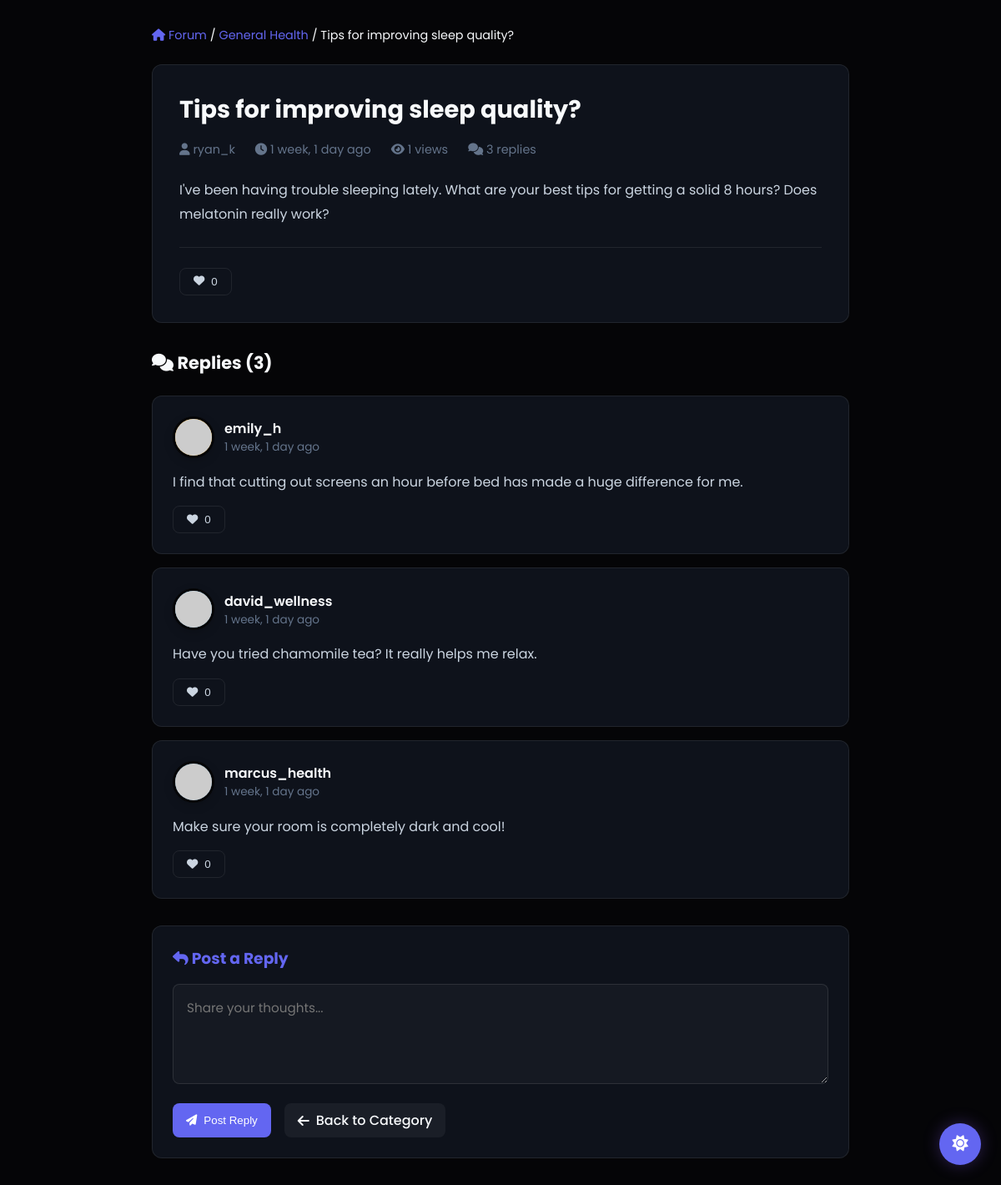
/community/topic/38561535-a325-41c7-b6b9-7f09061356c4/ (signed in), run on the app's committed database.
### community/models.py (models this page shows, shortened)
class ForumTopic(models.Model):
    id = models.UUIDField(primary_key=True, default=uuid.uuid4, editable=False)
    category = models.ForeignKey(ForumCategory, on_delete=models.CASCADE, related_name='topics')
    author = models.ForeignKey(User, on_delete=models.CASCADE, related_name='forum_topics')
    title = models.CharField(max_length=200)
    content = models.TextField()
    created_at = models.DateTimeField(auto_now_add=True)
    updated_at = models.DateTimeField(auto_now=True)
    is_pinned = models.BooleanField(default=False)  # Pinned topics appear first
    is_locked = models.BooleanField(default=False)  # Locked topics can't receive replies
    views = models.IntegerField(default=0)
    class Meta:
        ordering = ['-is_pinned', '-updated_at']
    def reply_count(self):
        return self.replies.count()
    def increment_views(self):
        self.views += 1
        self.save(update_fields=['views'])

class ForumCategory(models.Model):
    name = models.CharField(max_length=100)
    description = models.TextField(blank=True)
    icon = models.CharField(max_length=50, default='fa-comments')  # FontAwesome icon class
    color = models.CharField(max_length=7, default='#3AAFA9')  # Hex color
    created_at = models.DateTimeField(auto_now_add=True)
    order = models.IntegerField(default=0)  # For custom ordering
    class Meta:
        verbose_name_plural = 'Forum Categories'
        ordering = ['order', 'name']

class ForumReply(models.Model):
    id = models.UUIDField(primary_key=True, default=uuid.uuid4, editable=False)
    topic = models.ForeignKey(ForumTopic, on_delete=models.CASCADE, related_name='replies')
    author = models.ForeignKey(User, on_delete=models.CASCADE, related_name='forum_replies')
    content = models.TextField()
    created_at = models.DateTimeField(auto_now_add=True)
    updated_at = models.DateTimeField(auto_now=True)
    is_edited = models.BooleanField(default=False)
    class Meta:
        verbose_name_plural = 'Forum Replies'
        ordering = ['created_at']

### accounts/models.py (models this page shows, shortened)
class CustomUser(AbstractUser, PermissionsMixin):
    email = models.EmailField(unique=True)
    USERNAME_FIELD = 'username'
    REQUIRED_FIELDS = ['email']

### community/views.py (the view)
# urls.py: path('topic/<uuid:topic_id>/', views.topic_view, name='topic_view'),
@login_required
def topic_view(request, topic_id):
    topic = get_object_or_404(ForumTopic, id=topic_id)
    topic.increment_views()
    replies = topic.replies.select_related('author').all()
    user_liked_topic = ForumLike.objects.filter(user=request.user, topic=topic).exists()
    reply_likes = {}
    for reply in replies:
        reply_likes[reply.id] = {
            'count': reply.likes.count(),
            'user_liked': ForumLike.objects.filter(user=request.user, reply=reply).exists()
        }
    context = {
        'topic': topic,
        'replies': replies,
        'user_liked_topic': user_liked_topic,
        'reply_likes': reply_likes,
        'topic_like_count': topic.likes.count(),
    }
    return render(request, 'community/topic_view.html', context)

### accounts/templatetags/avatar_tags.py (called while the page is built)
@register.simple_tag
def avatar_url(user, style='adventurer', size=100):
    seed = user.username if hasattr(user, 'username') else str(user)
    return f"https://api.dicebear.com/7.x/{style}/svg?seed={seed}&size={size}"

@register.simple_tag
def avatar_3d_url(user, size=100):
    return avatar_url(user, style='adventurer', size=size)

@register.filter
def avatar_color(username):
    colors = [
        '#FF6B6B', '#4ECDC4', '#45B7D1', '#FFA07A', '#98D8C8',
        '#F7DC6F', '#BB8FCE', '#85C1E2', '#F8B739', '#52B788',
        '#E63946', '#457B9D', '#F77F00', '#06FFA5', '#8338EC'
    ]
    hash_value = sum(ord(c) for c in username)
    return colors[hash_value % len(colors)]

@register.filter
def initials(username):
    if not username:
        return 'U'
    parts = username.split()
    if len(parts) >= 2:
        return (parts[0][0] + parts[1][0]).upper()
    return username[:2].upper()

### templates/community/topic_view.html (shortened to what this page needs)
{% load static %}
{% load avatar_tags %}
<!DOCTYPE html>
<html lang="en">
<head>
    <link rel="stylesheet" href="https://cdnjs.cloudflare.com/ajax/libs/font-awesome/6.5.0/css/all.min.css">
    <link rel="stylesheet" href="{% static 'health_assistant/css/dark-mode.css' %}">
</head>
<body>
    <div class="container">
        <div class="breadcrumb">
            <a href="{% url 'forum_home' %}"><i class="fas fa-home"></i> Forum</a> /
            <a href="{% url 'category_view' topic.category.id %}">{{ topic.category.name }}</a> /
            <span>{{ topic.title }}</span>
        </div>
        <div class="topic-header">
            <h1 class="topic-title">
                {{ topic.title }}
            </h1>
            <div class="topic-meta">
                <span><i class="fas fa-user"></i> {{ topic.author.username }}</span>
                <span><i class="fas fa-clock"></i> {{ topic.created_at|timesince }} ago</span>
                <span><i class="fas fa-eye"></i> {{ topic.views }} views</span>
                <span><i class="fas fa-comments"></i> {{ topic.reply_count }} replies</span>
            </div>
            <div class="topic-content">{{ topic.content }}</div>
            <div class="topic-actions">
                <button class="btn btn-like {% if user_liked_topic %}liked{% endif %}"
                    onclick="toggleLike('topic', '{{ topic.id }}')">
                    <i class="fas fa-heart"></i> <span id="topic-like-count">{{ topic_like_count }}</span>
                </button>
            </div>
        </div>
        <div class="reply-section">
            <h2 style="margin-bottom: 1.5rem; font-size: 1.3rem;">
                <i class="fas fa-comments"></i> Replies ({{ replies.count }})
            </h2>
            {% for reply in replies %}
            <div class="reply-card">
                <div class="reply-header">
                    <div class="reply-author">
                        <div class="avatar" style="background: {{ reply.author.username|avatar_color }};">
                            <img src="{% avatar_3d_url reply.author 100 %}" alt="{{ reply.author.username }}'s avatar"
                                onerror="this.style.display='none'; this.nextElementSibling.style.display='flex';">
                        </div>
                        <div>
                            <div style="font-weight: 600;">{{ reply.author.username }}</div>
                            <div class="reply-meta">
                                {{ reply.created_at|timesince }} ago
                            </div>
                        </div>
                    </div>
                </div>
                <div class="reply-content">{{ reply.content }}</div>
                <div class="reply-actions">
                    <button class="btn btn-like" onclick="toggleLike('reply', '{{ reply.id }}')">
                        <i class="fas fa-heart"></i> <span id="reply-like-{{ reply.id }}">{{ reply.likes.count }}</span>
                    </button>
                </div>
            </div>
            {% empty %}
            <p style="color: var(--text-tertiary); font-style: italic; text-align: center; padding: 2rem;">
                No replies yet. Be the first to reply!
            </p>
            {% endfor %}
        </div>
        {% if not topic.is_locked %}
        <div class="reply-form">
            <h3><i class="fas fa-reply"></i> Post a Reply</h3>
            <form method="POST" action="{% url 'create_reply' topic.id %}">
                <textarea name="content" placeholder="Share your thoughts..." required></textarea>
                <div class="form-actions">
                    <button type="submit" class="btn btn-primary">
                        <i class="fas fa-paper-plane"></i> Post Reply
                    </button>
                    <a href="{% url 'category_view' topic.category.id %}" class="btn btn-secondary">
                        <i class="fas fa-arrow-left"></i> Back to Category
                    </a>
                </div>
            </form>
        </div>
        {% else %}
        <div class="locked-notice">
            <i class="fas fa-lock"></i> This topic is locked and cannot receive new replies.
        </div>
        {% endif %}
    </div>
</body>
</html>

### case_companion/static/health_assistant/css/dark-mode.css (style rules this page uses)
:root { --bg-primary: #f8fafc; --bg-secondary: #ffffff; --bg-tertiary: #f1f5f9; --text-primary: #0f172a; --text-secondary: #475569; --text-tertiary: #94a3b8; --border-color: #e2e8f0; --accent-primary: #7c3aed; --accent-secondary: #4f46e5; --chat-user-bg: #4f46e5; --chat-bot-bg: #ffffff; --chat-user-text: #ffffff; --chat-bot-text: #1e293b; --sidebar-bg: #ffffff; --input-bg: #ffffff; --input-border: #cbd5e1; --button-bg: #f1f5f9; --button-text: #334155; --button-hover: #e2e8f0; --scrollbar-track: #f1f5f9; --scrollbar-thumb: #cbd5e1; --modal-bg: #ffffff; --modal-overlay: rgba(15, 23, 42, 0.4); }
[data-theme="dark"] { --bg-primary: #050507; --bg-secondary: #0e121b; --bg-tertiary: #18181b; --text-primary: #f8fafc; --text-secondary: #cbd5e1; --text-tertiary: #64748b; --border-color: rgba(255, 255, 255, 0.08); --accent-primary: #8b5cf6; --accent-secondary: #6366f1; --chat-user-bg: #6366f1; --chat-bot-bg: #1e293b; --chat-user-text: #ffffff; --chat-bot-text: #f1f5f9; --sidebar-bg: #0e121b; --input-bg: rgba(255, 255, 255, 0.03); --input-border: rgba(255, 255, 255, 0.1); --button-bg: rgba(255, 255, 255, 0.05); --button-text: #f8fafc; --button-hover: rgba(255, 255, 255, 0.1); --scrollbar-track: #050507; --scrollbar-thumb: #1e293b; --modal-bg: #0e121b; --modal-overlay: rgba(0, 0, 0, 0.8); }
body { background: var(--bg-primary); color: var(--text-primary); transition: background-color 0.3s ease, color 0.3s ease; }
* { transition: background-color 0.3s ease, color 0.3s ease, border-color 0.3s ease; }

### templates/community/topic_view.html (style rules this page uses)
* { margin: 0; padding: 0; box-sizing: border-box; }
body { font-family: 'Poppins', sans-serif; background: var(--bg-primary); color: var(--text-primary); min-height: 100vh; }
.container { max-width: 900px; margin: 0 auto; padding: 2rem; }
.breadcrumb { margin-bottom: 1.5rem; font-size: 0.9rem; }
.breadcrumb a { color: var(--accent-secondary); text-decoration: none; }
.topic-header { background: var(--bg-secondary); border: 1px solid var(--border-color); border-radius: 12px; padding: 2rem; margin-bottom: 2rem; }
.topic-title { font-size: 1.8rem; margin-bottom: 1rem; color: var(--text-primary); }
.topic-meta { display: flex; gap: 1.5rem; font-size: 0.9rem; color: var(--text-tertiary); margin-bottom: 1.5rem; }
.topic-content { line-height: 1.8; color: var(--text-secondary); white-space: pre-wrap; }
.topic-actions { display: flex; gap: 1rem; margin-top: 1.5rem; padding-top: 1.5rem; border-top: 1px solid var(--border-color); }
.btn { padding: 0.5rem 1rem; border-radius: 8px; border: none; cursor: pointer; font-weight: 500; transition: all 0.3s ease; text-decoration: none; display: inline-flex; align-items: center; gap: 0.5rem; }
.btn-primary { background: var(--accent-secondary); color: white; }
.btn-secondary { background: var(--button-bg); color: var(--button-text); }
.btn-like { background: transparent; border: 1px solid var(--border-color); color: var(--text-secondary); }
.reply-section { margin-top: 2rem; }
.reply-card { background: var(--bg-secondary); border: 1px solid var(--border-color); border-radius: 12px; padding: 1.5rem; margin-bottom: 1rem; }
.reply-header { display: flex; justify-content: space-between; align-items: center; margin-bottom: 1rem; }
.reply-author { display: flex; align-items: center; gap: 0.75rem; }
.avatar { width: 50px; height: 50px; border-radius: 50%; overflow: hidden; display: flex; align-items: center; justify-content: center; position: relative; box-shadow: 0 4px 12px rgba(0, 0, 0, 0.15); transition: all 0.3s ease; cursor: pointer; border: 3px solid var(--bg-primary); }
.avatar img { width: 100%; height: 100%; object-fit: cover; transition: transform 0.3s ease; }
.reply-meta { font-size: 0.85rem; color: var(--text-tertiary); }
.reply-content { line-height: 1.6; color: var(--text-secondary); margin-bottom: 1rem; white-space: pre-wrap; }
.reply-actions { display: flex; gap: 0.75rem; font-size: 0.9rem; }
.reply-form { background: var(--bg-secondary); border: 1px solid var(--border-color); border-radius: 12px; padding: 1.5rem; margin-top: 2rem; }
.reply-form h3 { margin-bottom: 1rem; color: var(--accent-secondary); }
.reply-form textarea { width: 100%; min-height: 120px; padding: 1rem; border: 1px solid var(--input-border); border-radius: 8px; background: var(--input-bg); color: var(--text-primary); font-family: 'Poppins', sans-serif; font-size: 0.95rem; resize: vertical; }
.form-actions { display: flex; gap: 1rem; margin-top: 1rem; }

### data on the page
ForumTopic: category.name "General Health", title "Tips for improving sleep quality?", author.username "ryan_k", created_at "1 week, 1 day", views "1", reply_count "3", content "I've been having trouble sleeping lately. What are your best tips for getting a solid 8 hours? Does melatonin really work?"
ForumReply: author.username "emily_h", created_at "1 week, 1 day", content "I find that cutting out screens an hour before bed has made a huge difference for me.", likes.count "0"
ForumReply: author.username "david_wellness", created_at "1 week, 1 day", content "Have you tried chamomile tea? It really helps me relax.", likes.count "0"
ForumReply: author.username "marcus_health", created_at "1 week, 1 day", content "Make sure your room is completely dark and cool!", likes.count "0"

### other printed values
{{ topic_like_count }} "0"
{{ replies.count }} "3"
